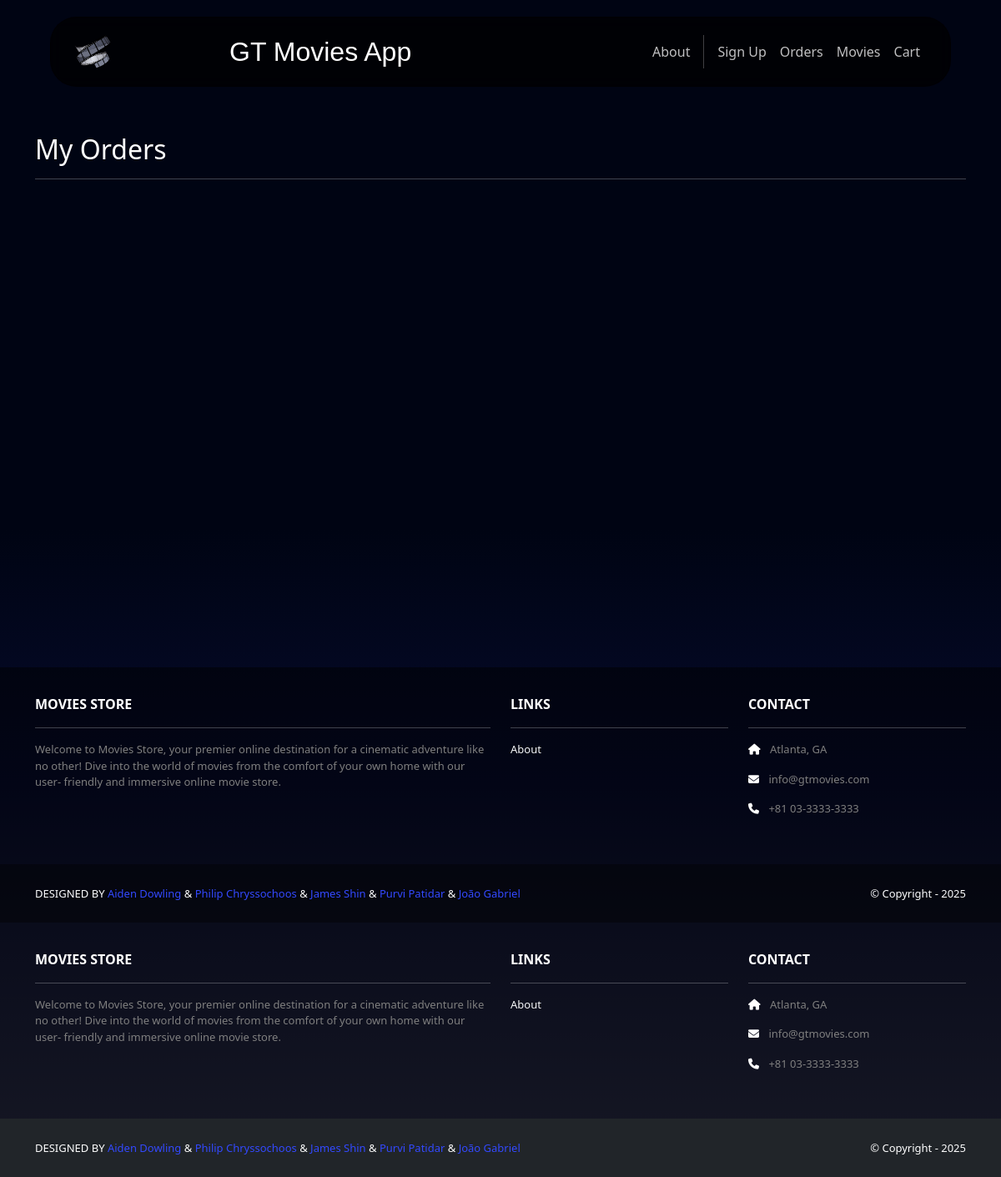
The page /accounts/orders/ (signed in) on the database as committed earlier.
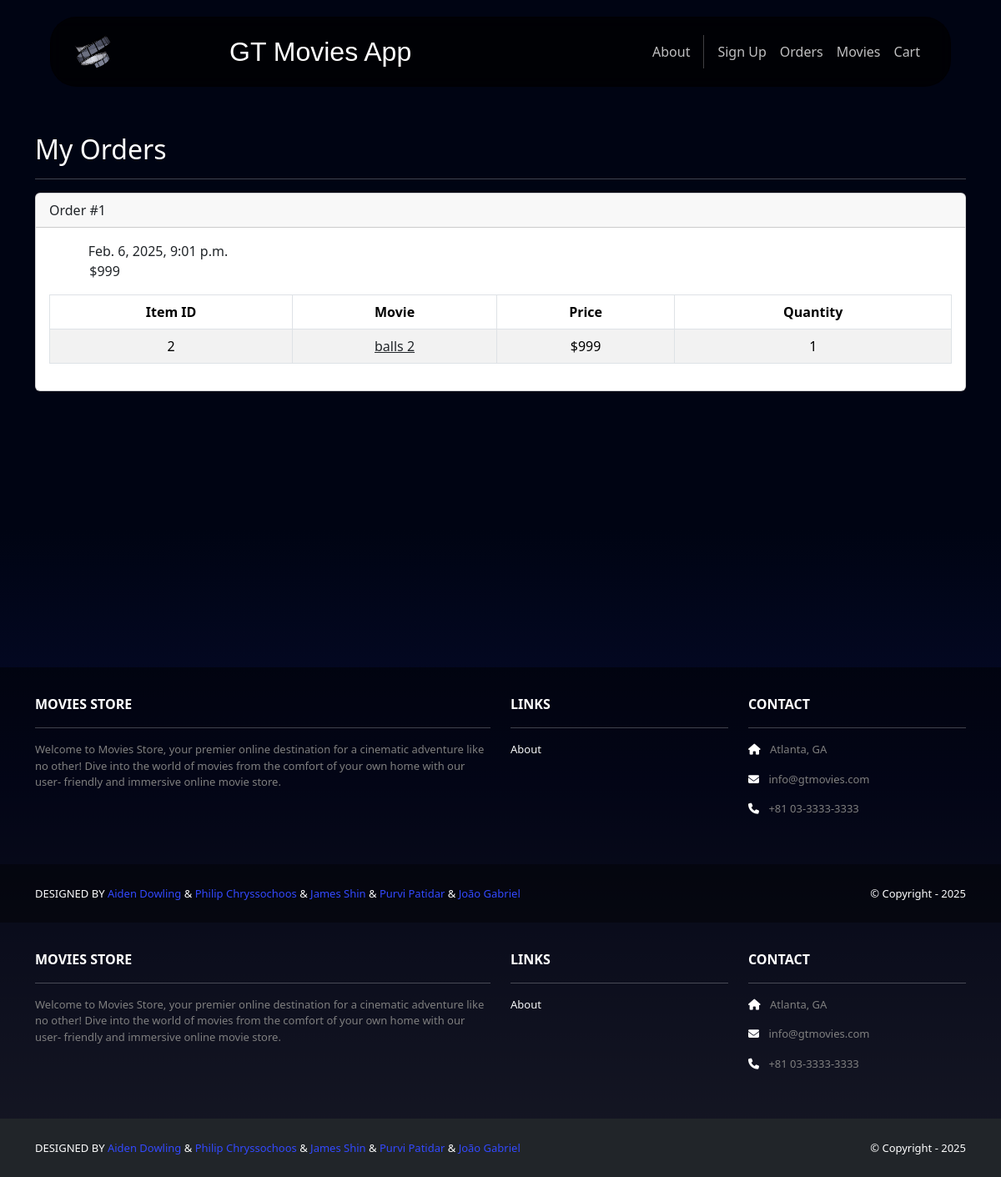
The same page on the database as committed later.
### cart/models.py (models this page shows, shortened)
class Order(models.Model):
    id = models.AutoField(primary_key=True)
    total = models.IntegerField()
    date = models.DateTimeField(auto_now_add=True)
    user = models.ForeignKey(User, on_delete=models.CASCADE)

class Item(models.Model):
    id = models.AutoField(primary_key=True)
    price = models.IntegerField()
    quantity = models.IntegerField()
    order = models.ForeignKey(Order,
        on_delete=models.CASCADE)
    movie = models.ForeignKey(Movie,
        on_delete=models.CASCADE)

### movies/models.py (models this page shows, shortened)
class Movie(models.Model):
    id = models.AutoField(primary_key=True)
    name = models.CharField(max_length=255)
    price = models.IntegerField()
    description = models.TextField()
    image = models.ImageField(upload_to='movie_images/')

### accounts/views.py (the view)
# urls.py: path('orders/', views.orders, name='accounts.orders'),
@login_required
def orders(request):
    template_data = {}
    template_data['title'] = 'Orders'
    template_data['orders'] = request.user.order_set.all()
    return render(request, 'accounts/orders.html',
        {'template_data': template_data})

### accounts/templates/accounts/orders.html
{% extends 'base.html' %}
{% block content %}
<div class="p-3">
  <div class="container">
    <div class="row mt-3">
      <div class="col mx-auto mb-3">
        <h2>My Orders</h2>
        <hr />
        {% for order in template_data.orders %}
        <div class="card mb-4">
          <div class="card-header">
            Order #{{ order.id }}
          </div>
          <div class="card-body">
            <b>Date:</b> {{ order.date }}<br />
            <b>Total:</b> ${{ order.total }}<br />
            <table class="table table-bordered
              table-striped text-center mt-3">
              <thead>
                <tr>
                  <th scope="col">Item ID</th>
                  <th scope="col">Movie</th>
                  <th scope="col">Price</th>
                  <th scope="col">Quantity</th>
                </tr>
              </thead>
              <tbody>
                {% for item in order.item_set.all %}
                <tr>
                  <td>{{ item.movie.id }}</td>
                  <td>
                    <a class="link-dark"
                      href="{% url 'movies.show' id=item.movie.id %}">
                      {{ item.movie.name }}
                    </a>
                  </td>
                  <td>${{ item.movie.price }}</td>
                  <td>{{ item.quantity }}</td>
                </tr>
                {% endfor %}
              </tbody>
            </table>
          </div>
        </div>
        {% endfor %}
      </div>
    </div>
  </div>
</div>
{% endblock content %}

### GTMoviesApp/templates/base.html (shortened to what this page needs)
<!DOCTYPE html>
{% load static %}
<html>
  <head>
    <link href="https://cdn.jsdelivr.net/npm/bootstrap@5.3.3/dist/css/bootstrap.min.css" rel="stylesheet">
    <link rel="stylesheet" href="https://cdnjs.cloudflare.com/ajax/libs/font-awesome/6.1.1/css/all.min.css">
    <link rel="stylesheet" type="text/css" href="{% static 'css/style.css' %}">
  </head>
  <body style="background-color: #1e2138">
    <nav class="p-3 navbar navbar-material navbar-expand-lg navbar-dark position-fixed">
      <div class="container">
        <a class="navbar-brand" href="{% url 'home.index' %}">
          <img src="{% static 'img/movielogoo.png' %}" alt="logo" height="40" />
        </a>
        <div class="navbar-title">GT Movies App</div>
        <div class="collapse navbar-collapse" id="navbarNavAltMarkup">
          <div class="navbar-nav ms-auto navbar-ml">
            <a class="nav-link" href="{% url 'home.about' %}">About</a>
            <a class="nav-link" href="{% url 'accounts.signup' %}">Sign Up</a>
            <a class="nav-link" href="{% url 'accounts.orders' %}">Orders</a>
            <a class="nav-link" href="{% url 'movies.index' %}">Movies</a>
            <a class="nav-link" href="{% url 'cart.index' %}">Cart</a>
          </div>
        </div>
      </div>
    </nav>
    <div style="min-height: 100vh; padding-top: 128px;">
      {% block content %}
      {% endblock content %}
    </div>
    <section class="p-3 ms-footer d-none d-md-block">
 <div class="container">
   <div class="row mt-3">
     <div class="col-md-6 col-lg-6 col-xl-6
          mx-auto mb-4 text-light">
       <b>MOVIES STORE</b>
       <hr/>
       <p>
         Welcome to Movies Store, your premier online
         destination for a cinematic adventure like no
         other! Dive into the world of movies from the
         comfort of your own home with our user-
         friendly and immersive online movie store.
       </p>
     </div>
     <div class="col-md-3 col-lg-3 col-xl-3
          mx-auto mb-4 text-light">
       <b>LINKS</b>
       <hr />
       <p><a class="nav-link text-light"
         href="{% url 'home.about' %}">
         About
       </a></p>
     </div>
     <div class="col-md-3 col-lg-3 col-xl-3 mx-auto
          mb-4 text-light">
       <b>CONTACT</b>
       <hr />
       <p><i class="fas fa-home me-2"></i>
         Atlanta, GA
       </p>
       <p><i class="fas fa-envelope me-2"></i>
         info@gtmovies.com
       </p>
       <p><i class="fas fa-phone me-2"></i>
         +81 03-3333-3333
       </p>
     </div>
   </div>
 </div>
</section>
<section class="p-3 ms-footer-bottom">
 <div class="container d-flex
      justify-content-between">
   <div class="me-5 text-white">
     <span>DESIGNED BY
       <a href="https://www.linkedin.com/in/aiden-dowling/"
       target="_blank">Aiden Dowling</a> &
       <a href="https://www.x.com/greglim81"
       target="_blank">Philip Chryssochoos</a> &
         <a href="https://www.linkedin.com/in/james-m-shin/"
       target="_blank">James Shin</a> &
         <a href="https://www.x.com/greglim81"
       target="_blank">Purvi Patidar</a> &
         <a href="https://www.linkedin.com/in/joogps"
       target="_blank">João Gabriel</a>
     </span>
   </div>
   <div class="text-white">
     <span>© Copyright - 2025</span>
   </div>
 </div>
</section>
    <section class="p-3 ms-footer d-none d-md-block">
      <div class="container">
        <div class="row mt-3">
          <div class="col-md-6 col-lg-6 col-xl-6 mx-auto mb-4 text-light">
            <b>MOVIES STORE</b>
            <hr/>
            <p>
              Welcome to Movies Store, your premier online destination for a cinematic adventure like no
              other! Dive into the world of movies from the comfort of your own home with our user-
              friendly and immersive online movie store.
            </p>
          </div>
          <div class="col-md-3 col-lg-3 col-xl-3 mx-auto mb-4 text-light">
            <b>LINKS</b>
            <hr />
            <p><a class="nav-link text-light" href="{% url 'home.about' %}">About</a></p>
          </div>
          <div class="col-md-3 col-lg-3 col-xl-3 mx-auto mb-4 text-light">
            <b>CONTACT</b>
            <hr />
            <p><i class="fas fa-home me-2"></i> Atlanta, GA</p>
            <p><i class="fas fa-envelope me-2"></i> info@gtmovies.com</p>
            <p><i class="fas fa-phone me-2"></i> +81 03-3333-3333</p>
          </div>
        </div>
      </div>
    </section>
    <section class="p-3 ms-footer-bottom bg-dark">
      <div class="container d-flex justify-content-between">
        <div class="me-5 text-white">
          <span>DESIGNED BY
            <a href="https://www.linkedin.com/in/aiden-dowling/" target="_blank">Aiden Dowling</a> &
            <a href="https://www.x.com/greglim81" target="_blank">Philip Chryssochoos</a> &
            <a href="https://www.linkedin.com/in/james-m-shin/" target="_blank">James Shin</a> &
            <a href="https://www.x.com/greglim81" target="_blank">Purvi Patidar</a> &
            <a href="https://www.linkedin.com/in/joogps" target="_blank">João Gabriel</a>
          </span>
        </div>
        <div class="text-white">
          <span>© Copyright - 2025</span>
        </div>
      </div>
    </section>
  </body>
</html>

### GTMoviesApp/static/css/style.css (style rules this page uses)
.navbar a.nav-link { opacity: .75; transition: opacity .2s ease-out; color: white; }
* { color: white; }
body { background: linear-gradient(180deg, rgb(0, 4, 19) 45%, rgba(6,11,45,1) 67%, rgba(46,49,74,1) 100%); z-index: -99; }
.navbar-material { z-index: 99; -webkit-backdrop-filter: blur(10px); backdrop-filter: blur(10px); background-color: rgba(0,0,0,0.7) !important; border-radius: 24px; border: solid rgba(1,1,1,0.5) 1px; }
.ms-footer { background-color: rgba(0, 0, 0, 0.5); }
.ms-footer p { color: #7F7F7F; font-size: 13px; }
.ms-footer-bottom { background-color: rgba(0, 0, 0, 0.7); }
.ms-footer-bottom span { font-size: 13px; line-height: 38px; }
.ms-footer-bottom a { color: #3349ff; text-decoration: none; }

Rows that differ between the two databases and show on the page:
added Order: id "1", date "Feb. 6, 2025, 9:01 p.m.", total "999"
added Item: movie.id "2", movie.name "balls 2", movie.price "999", quantity "1"
